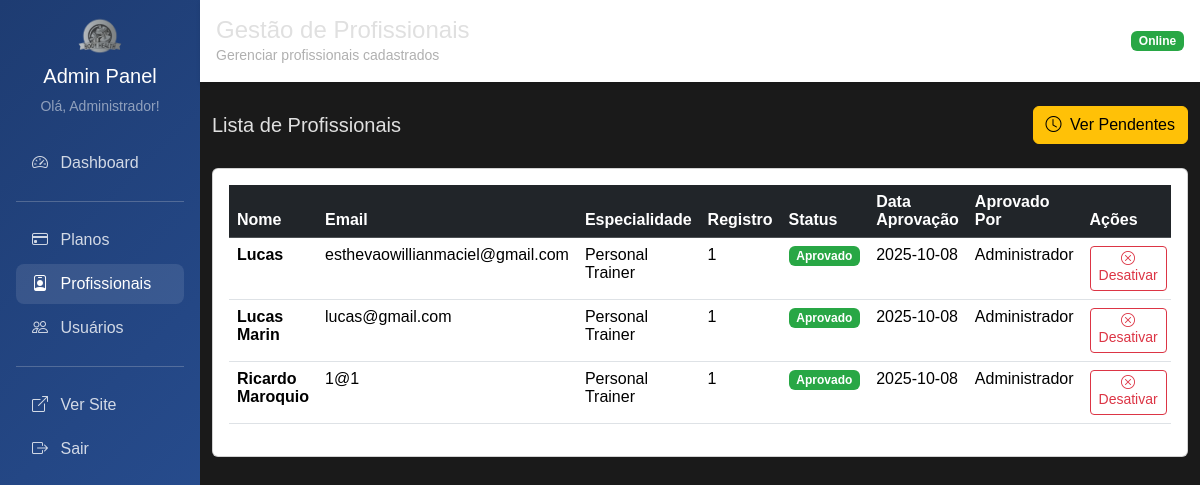
Screenshot of /admin/profissionais (signed in) with the database file from the repository.
### tables this page shows
CREATE TABLE usuario (
    id INTEGER PRIMARY KEY AUTOINCREMENT,
    nome TEXT NOT NULL,
    email TEXT UNIQUE NOT NULL,
    senha TEXT NOT NULL,
    perfil TEXT NOT NULL DEFAULT 'cliente',
    foto TEXT,
    token_redefinicao TEXT,
    data_token TIMESTAMP,
    data_cadastro TIMESTAMP DEFAULT CURRENT_TIMESTAMP
);

CREATE TABLE profissional (
    id INTEGER PRIMARY KEY,
    especialidade TEXT NOT NULL,
    registro_profissional TEXT,
    status TEXT DEFAULT 'pendente',
    data_solicitacao TIMESTAMP DEFAULT CURRENT_TIMESTAMP,
    data_aprovacao TIMESTAMP,
    aprovado_por INTEGER, cpf_cnpj TEXT, foto_registro TEXT,
    FOREIGN KEY (id) REFERENCES usuario(id),
    FOREIGN KEY (aprovado_por) REFERENCES usuario(id)
);

### main.py (the view)
@app.get("/admin/profissionais")
@requer_autenticacao(['admin'])
async def admin_profissionais_listar(request: Request, usuario_logado: dict = Depends(obter_usuario_logado)):
    profissionais = profissional_repo.obter_todos_com_status()
    return templates.TemplateResponse("admin/profissionais/listar.html", {
        "request": request,
        "usuario": usuario_logado,
        "profissionais": profissionais
    })

### templates/admin/profissionais/listar.html (shortened to what this page needs)
{% extends "admin/base_admin.html" %}
{% block titulo %}Gestão de Profissionais{% endblock %}
{% block subtitulo %}Gerenciar profissionais cadastrados{% endblock %}
{% block content %}
<div class="d-flex justify-content-between align-items-center mb-4">
    <h5 class="mb-0">Lista de Profissionais</h5>
    <a href="/admin/profissionais/pendentes" class="btn btn-warning">
        <i class="bi bi-clock me-1"></i> Ver Pendentes
    </a>
</div>
<div class="card">
    <div class="card-body">
        {% if profissionais %}
            <div class="table-responsive">
                <table class="table table-hover">
                    <thead class="table-dark">
                        <tr>
                            <th>Nome</th>
                            <th>Email</th>
                            <th>Especialidade</th>
                            <th>Registro</th>
                            <th>Status</th>
                            <th>Data Aprovação</th>
                            <th>Aprovado Por</th>
                            <th>Ações</th>
                        </tr>
                    </thead>
                    <tbody>
                        {% for prof in profissionais %}
                        <tr>
                            <td><strong>{{ prof.nome }}</strong></td>
                            <td>{{ prof.email }}</td>
                            <td>{{ prof.especialidade }}</td>
                            <td>
                                {% if prof.registro_profissional %}
                                    {{ prof.registro_profissional }}
                                {% else %}
                                    <span class="text-muted">-</span>
                                {% endif %}
                            </td>
                            <td>
                                {% if prof.status == 'aprovado' %}
                                    <span class="badge bg-success">Aprovado</span>
                                {% elif prof.status == 'pendente' %}
                                    <span class="badge bg-warning">Pendente</span>
                                {% elif prof.status == 'rejeitado' %}
                                    <span class="badge bg-danger">Rejeitado</span>
                                {% else %}
                                    <span class="badge bg-secondary">Inativo</span>
                                {% endif %}
                            </td>
                            <td>
                                {% if prof.data_aprovacao %}
                                    {{ prof.data_aprovacao[:10] }}
                                {% else %}
                                    <span class="text-muted">-</span>
                                {% endif %}
                            </td>
                            <td>
                                {% if prof.aprovado_por_nome %}
                                    {{ prof.aprovado_por_nome }}
                                {% else %}
                                    <span class="text-muted">-</span>
                                {% endif %}
                            </td>
                            <td>
                                {% if prof.status == 'aprovado' %}
                                    <button type="button" class="btn btn-outline-danger btn-sm"
                                            onclick="confirmarExclusaoProf({{ prof.id }}, '{{ prof.nome }}')">
                                        <i class="bi bi-x-circle"></i> Desativar
                                    </button>
                                {% else %}
                                    <span class="text-muted">-</span>
                                {% endif %}
                            </td>
                        </tr>
                        {% endfor %}
                    </tbody>
                </table>
            </div>
        {% else %}
            <div class="text-center py-5">
                <i class="bi bi-person-badge text-muted" style="font-size: 4rem;"></i>
                <h5 class="mt-3 text-muted">Nenhum profissional encontrado</h5>
                <p class="text-muted">Aguarde cadastros de profissionais.</p>
            </div>
        {% endif %}
    </div>
</div>
<div class="position-fixed top-0 end-0 p-3" style="z-index: 1055">
</div>
{% endblock %}

### templates/admin/base_admin.html (shortened to what this page needs)
<html lang="pt-BR">
<head>
    <link href="https://cdn.jsdelivr.net/npm/bootstrap@5.3.3/dist/css/bootstrap.min.css" rel="stylesheet">
    <link href="https://cdn.jsdelivr.net/npm/bootstrap-icons@1.10.5/font/bootstrap-icons.css" rel="stylesheet">
    <link rel="stylesheet" href="/static/css/styles.css">
</head>
<body>
    <div class="container-fluid p-0">
        <div class="row g-0">
            <div class="col-md-3 col-lg-2">
                <div class="admin-sidebar p-3">
                    <div class="text-center mb-4">
                        <img src="/static/img/logo.png" height="40" alt="Body Health">
                        <h5 class="text-white mt-2">Admin Panel</h5>
                        <small class="text-white-50">Olá, {{ usuario.nome }}!</small>
                    </div>
                    <nav class="nav flex-column">
                        <a class="nav-link {% if request.url.path == '/admin' %}active{% endif %}" href="/admin">
                            <i class="bi bi-speedometer2 me-2"></i> Dashboard
                        </a>
                        <hr class="bg-white-50">
                        <a class="nav-link {% if '/admin/planos' in request.url.path %}active{% endif %}" href="/admin/planos">
                            <i class="bi bi-credit-card me-2"></i> Planos
                        </a>
                        <a class="nav-link {% if '/admin/profissionais' in request.url.path %}active{% endif %}" href="/admin/profissionais">
                            <i class="bi bi-person-badge me-2"></i> Profissionais
                        </a>
                        <a class="nav-link {% if '/admin/usuarios' in request.url.path %}active{% endif %}" href="/admin/usuarios">
                            <i class="bi bi-people me-2"></i> Usuários
                        </a>
                        <hr class="bg-white-50">
                        <a class="nav-link" href="/" target="_blank">
                            <i class="bi bi-box-arrow-up-right me-2"></i> Ver Site
                        </a>
                        <a class="nav-link" href="/logout">
                            <i class="bi bi-box-arrow-right me-2"></i> Sair
                        </a>
                    </nav>
                </div>
            </div>
            <div class="col-md-9 col-lg-10">
                <div class="admin-header p-3 mb-4">
                    <div class="d-flex justify-content-between align-items-center">
                        <div>
                            <h4 class="mb-0">{% block titulo %}Painel Administrativo{% endblock %}</h4>
                            <small class="text-muted">{% block subtitulo %}Body Health Admin{% endblock %}</small>
                        </div>
                        <div>
                            <span class="badge bg-success">Online</span>
                        </div>
                    </div>
                </div>
                <div class="container-fluid">
                    {% block content %}{% endblock %}
                </div>
            </div>
        </div>
    </div>
</body>
</html>

### static/css/styles.css (style rules this page uses)
:root { --dark-bg: #1a1a1a; --dark-card-bg: #2b2b2b; --dark-text-color: #e0e0e0; --dark-muted-text: #b0b0b0; --dark-border-color: #444444; --dark-shadow-color: rgba(0, 0, 0, 0.5); --highlight-yellow: #ffc107; --highlight-green: #28a745; --highlight-red: #dc3545; --light-banner-bg-start: #ffffff; --light-banner-bg-end: #eaeaea; --light-banner-text: #000000; }
body { background-color: var(--dark-bg); color: var(--dark-text-color); font-family: Arial, sans-serif; padding-top: 0px; }
.text-muted { color: var(--dark-muted-text) !important; }
.badge.bg-success { background-color: var(--highlight-green) !important; }

### templates/admin/base_admin.html (style rules this page uses)
.admin-sidebar { min-height: 100vh; background: linear-gradient(135deg, #1e3c72 0%, #2a5298 100%); }
.admin-sidebar .nav-link { color: rgba(255, 255, 255, 0.8); border-radius: 8px; margin: 2px 0; }
.admin-sidebar .nav-link:hover, .admin-sidebar .nav-link.active { color: white; background-color: rgba(255, 255, 255, 0.1); }
.admin-header { background: white; box-shadow: 0 2px 4px rgba(0,0,0,0.1); }

### rows the page displays
usuario: nome "Administrador"
profissional: nome "Lucas", email "esthevaowillianmaciel@gmail.com", especialidade "Personal Trainer", registro_profissional "1", status "Aprovado", data_aprovacao "2025-10-08", aprovado_por_nome "Administrador"
profissional: nome "Lucas Marin", email "lucas@gmail.com", especialidade "Personal Trainer", registro_profissional "1", status "Aprovado", data_aprovacao "2025-10-08", aprovado_por_nome "Administrador"
profissional: nome "Ricardo Maroquio", email "1@1", especialidade "Personal Trainer", registro_profissional "1", status "Aprovado", data_aprovacao "2025-10-08", aprovado_por_nome "Administrador"
